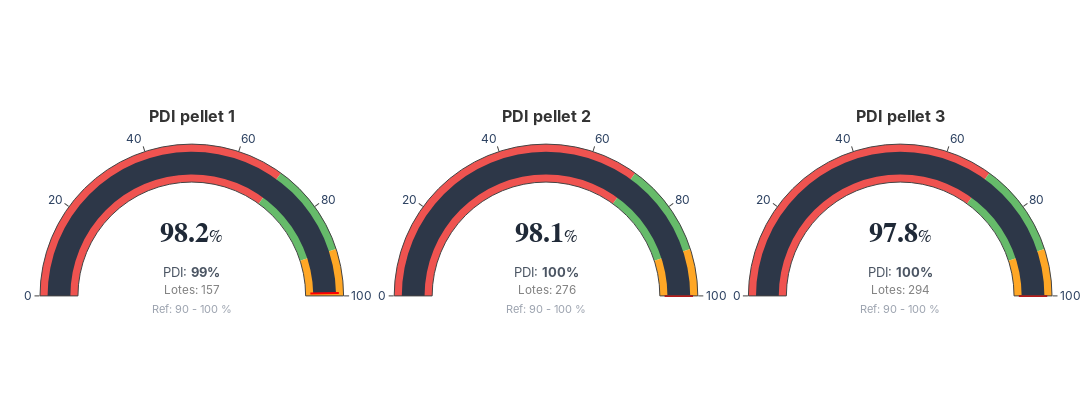

The code cell stored with this chart in its notebook:
### Code cell
# Ejemplo 1: Temperatura con conteo de lotes
RANGE_PDI = (90, 100)
fig = plot_gauge_grid(
    df=prod_pel_group,
    group_col="pellet",
    value_col="pdi",
    target_ranges=RANGE_PDI,
    count_col="lot",  # Cuenta lotes distintos
    label_count="Lotes",
    label_metric="PDI",
    order_groups=["pellet 1", "pellet 2", "pellet 3"],
    title_prefix="PDI",
    unit="%",
)
s3.save_plotly_html(fig, "gauge_pellet_pdi.html")

fig.show()

### Figure 1 — Plotly figure (JSON) as saved in the notebook; plotly's stock layout.template omitted (floating-point values rounded to 4 significant figures)
{"data": [{"domain": {"x": [0, 0.3], "y": [0, 1]}, "gauge": {"axis": {"range": [0, 100], "tickformat": ".0f"}, "bar": {"color": "#2D3748", "thickness": 0.6}, "bgcolor": "white", "steps": [{"color": "#EF5350", "range": [0, 70]}, {"color": "#66BB6A", "range": [70, 90]}, {"color": "#FFA726", "range": [90, 100]}], "threshold": {"line": {"color": "red", "width": 2}, "thickness": 0.75, "value": 99.35}}, "mode": "gauge", "title": {"font": {"color": "#333333", "size": 16}, "text": "<b>PDI pellet 1</b>"}, "type": "indicator", "value": 99.35}, {"domain": {"x": [0.35, 0.65], "y": [0, 1]}, "gauge": {"axis": {"range": [0, 100], "tickformat": ".0f"}, "bar": {"color": "#2D3748", "thickness": 0.6}, "bgcolor": "white", "steps": [{"color": "#EF5350", "range": [0, 70]}, {"color": "#66BB6A", "range": [70, 90]}, {"color": "#FFA726", "range": [90, 100]}], "threshold": {"line": {"color": "red", "width": 2}, "thickness": 0.75, "value": 100}}, "mode": "gauge", "title": {"font": {"color": "#333333", "size": 16}, "text": "<b>PDI pellet 2</b>"}, "type": "indicator", "value": 100}, {"domain": {"x": [0.7, 1], "y": [0, 1]}, "gauge": {"axis": {"range": [0, 100], "tickformat": ".0f"}, "bar": {"color": "#2D3748", "thickness": 0.6}, "bgcolor": "white", "steps": [{"color": "#EF5350", "range": [0, 70]}, {"color": "#66BB6A", "range": [70, 90]}, {"color": "#FFA726", "range": [90, 100]}], "threshold": {"line": {"color": "red", "width": 2}, "thickness": 0.75, "value": 100}}, "mode": "gauge", "title": {"font": {"color": "#333333", "size": 16}, "text": "<b>PDI pellet 3</b>"}, "type": "indicator", "value": 100}], "layout": {"annotations": [{"font": {"color": "#1F2937", "family": "Arial", "size": 28}, "showarrow": false, "text": "<b>98.2</b><span style='font-size:0.6em'>%</span>", "x": 0.15, "xanchor": "center", "xref": "paper", "y": 0.45, "yref": "paper"}, {"align": "center", "font": {"color": "#4B5563", "size": 13}, "showarrow": false, "text": "PDI: <b>99%</b><br><span style='font-size:0.9em; color:gray'>Lotes: 157</span>", "x": 0.15, "xanchor": "center", "xref": "paper", "y": 0.35, "yanchor": "top", "yref": "paper"}, {"font": {"color": "#9CA3AF", "size": 11}, "showarrow": false, "text": "Ref: 90 - 100 %", "x": 0.15, "xanchor": "center", "xref": "paper", "y": 0.15, "yref": "paper"}, {"font": {"color": "#1F2937", "family": "Arial", "size": 28}, "showarrow": false, "text": "<b>98.1</b><span style='font-size:0.6em'>%</span>", "x": 0.5, "xanchor": "center", "xref": "paper", "y": 0.45, "yref": "paper"}, {"align": "center", "font": {"color": "#4B5563", "size": 13}, "showarrow": false, "text": "PDI: <b>100%</b><br><span style='font-size:0.9em; color:gray'>Lotes: 276</span>", "x": 0.5, "xanchor": "center", "xref": "paper", "y": 0.35, "yanchor": "top", "yref": "paper"}, {"font": {"color": "#9CA3AF", "size": 11}, "showarrow": false, "text": "Ref: 90 - 100 %", "x": 0.5, "xanchor": "center", "xref": "paper", "y": 0.15, "yref": "paper"}, {"font": {"color": "#1F2937", "family": "Arial", "size": 28}, "showarrow": false, "text": "<b>97.8</b><span style='font-size:0.6em'>%</span>", "x": 0.85, "xanchor": "center", "xref": "paper", "y": 0.45, "yref": "paper"}, {"align": "center", "font": {"color": "#4B5563", "size": 13}, "showarrow": false, "text": "PDI: <b>100%</b><br><span style='font-size:0.9em; color:gray'>Lotes: 294</span>", "x": 0.85, "xanchor": "center", "xref": "paper", "y": 0.35, "yanchor": "top", "yref": "paper"}, {"font": {"color": "#9CA3AF", "size": 11}, "showarrow": false, "text": "Ref: 90 - 100 %", "x": 0.85, "xanchor": "center", "xref": "paper", "y": 0.15, "yref": "paper"}], "font": {"family": "Inter, sans-serif"}, "height": 400, "margin": {"b": 40, "l": 40, "r": 40, "t": 80}, "width": 1100}}
